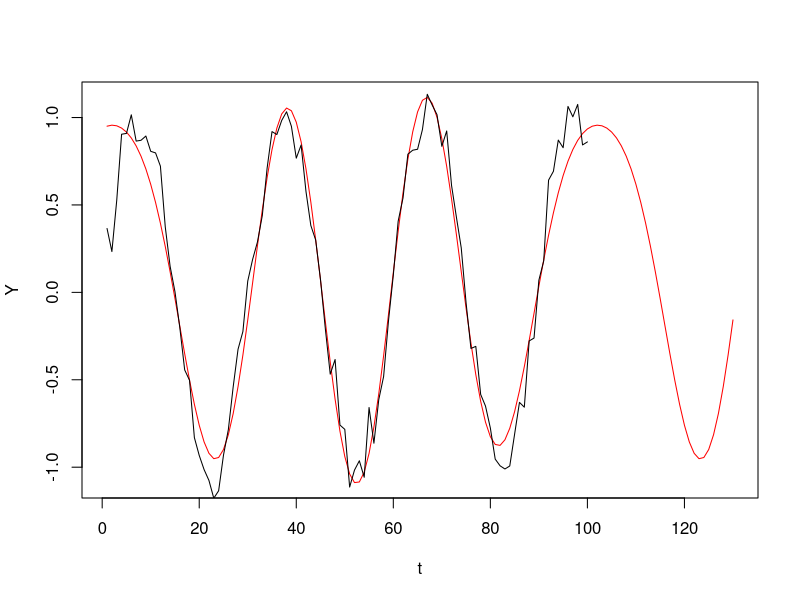

This figure's R source:
# Code for the post
# http://www.ms314u.me/2018/03/02/monitoring-signals-deviations-from-the-normal-behavior/

getCoeffs <- function(y){
  N <- length(y)
  A <- rep(0, (floor(N/2)+1))
  B <- rep(0, (floor(N/2)+1))
  for(p in 1:(floor(N/2)+1)){
    for(k in 1:N){
      A[p] = A[p] + (2/N)*y[k]*cos(2*pi*(p-1)*k/N)
      B[p] = B[p] + (2/N)*y[k]*sin(2*pi*(p-1)*k/N)
    }
  }
  A[floor(N/2)+1] <- A[floor(N/2)+1]/2
  return(list(A,B))
}

predictSignal<-function(origSig, maxComponents, horizon){
  fCoeffs = getCoeffs(origSig)
  N = length(origSig)
  A = fCoeffs[[1]]
  B = fCoeffs[[2]]
  fourierEstim <- rep(0,N+horizon) + A[1]/2 
  t_moments = seq(1, N + horizon)
  for(p in 2:maxComponents){
    fourierEstim = fourierEstim + A[p]*cos(2*pi*(p-1)*t_moments/N) + B[p]*sin(2*pi*(p-1)*t_moments/N)
  }

  return(fourierEstim)
}

n_components = 5
dat <- sin(seq(1,100)* 2*pi/30) + rnorm(100)*0.1
predictions <- predictSignal(dat, n_components, 30)
dat <- c(dat, rep(NA, 30))

plot(predictions,type='l', cex=.35, xlab = "t", ylab = "Y", col="red")
lines(dat, col="black")
